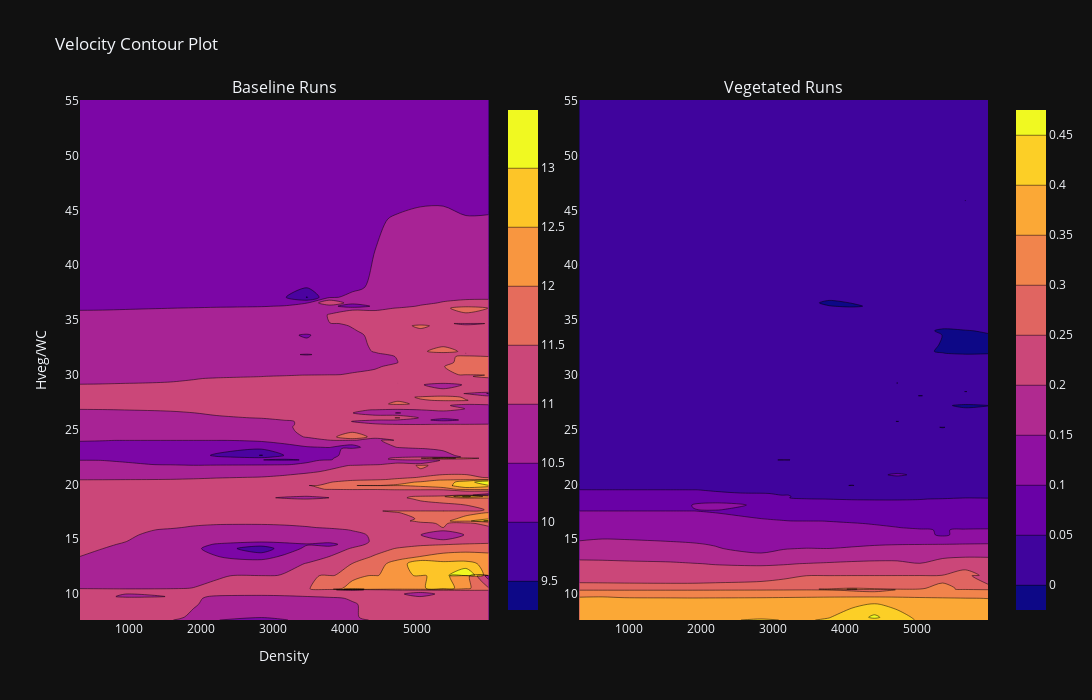

The code cell stored with this chart in its notebook:
### Markdown cell above
## Contour Plots

### Code cell
fig = make_subplots(rows=1, cols=2,
                    subplot_titles=('Baseline Runs', 'Vegetated Runs'))

cbarlocs = [.85, .5, .15]

fig.add_trace(go.Contour(
        z=df2['mean_u_25'],
        x=df2['density_total'], # horizontal axis
        y=df2['Hveg/WC'],# vertical axis,
        colorbar_x=0.46,
        line_smoothing=0.85), 1, 1)
fig.add_trace(go.Contour(
        z=df1['mean_u_25'],
        x=df1['density_total'], # horizontal axis
        y=df1['Hveg/WC'],# vertical axis,
        line_smoothing=0.85), 1, 2)

#fig = go.Figure(data =
 #   go.Contour(
  #      z=dff['mean_u_25'],
   #     x=dff['density_total'], # horizontal axis
    #    y=dff['Hveg/WC'],# vertical axis,
     #))
fig.update_layout(
    title="Velocity Contour Plot",
    xaxis_title="Density",
    yaxis_title="Hveg/WC",
    width=1400,
    height=700,
    autosize=True,
    template='plotly_dark')
fig.show()
